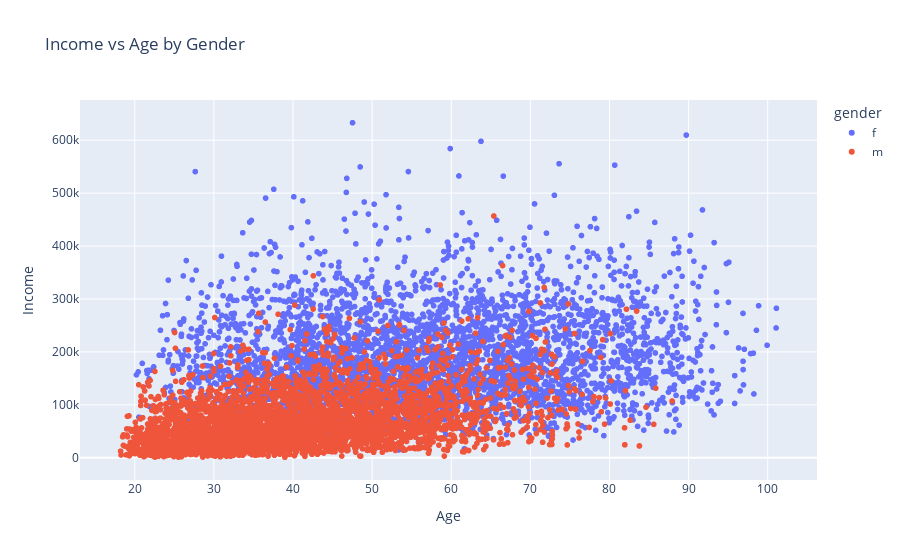
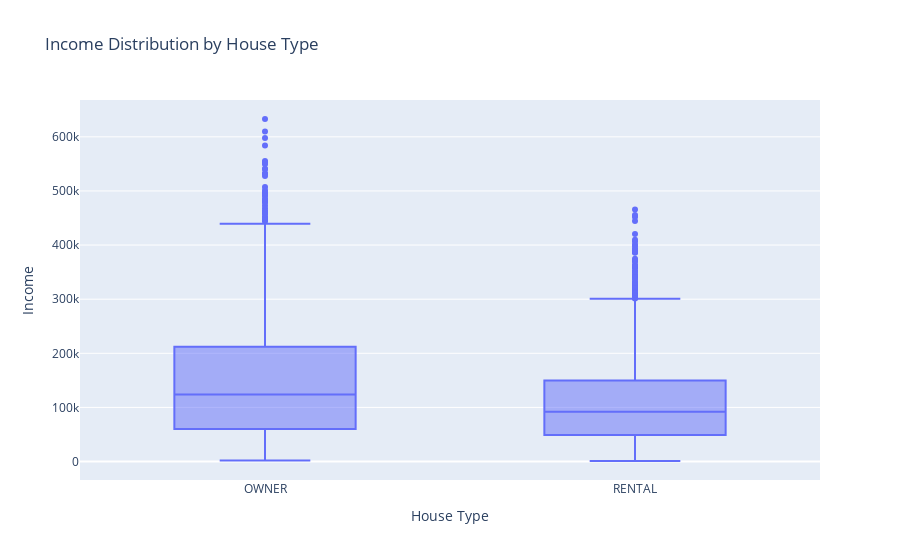
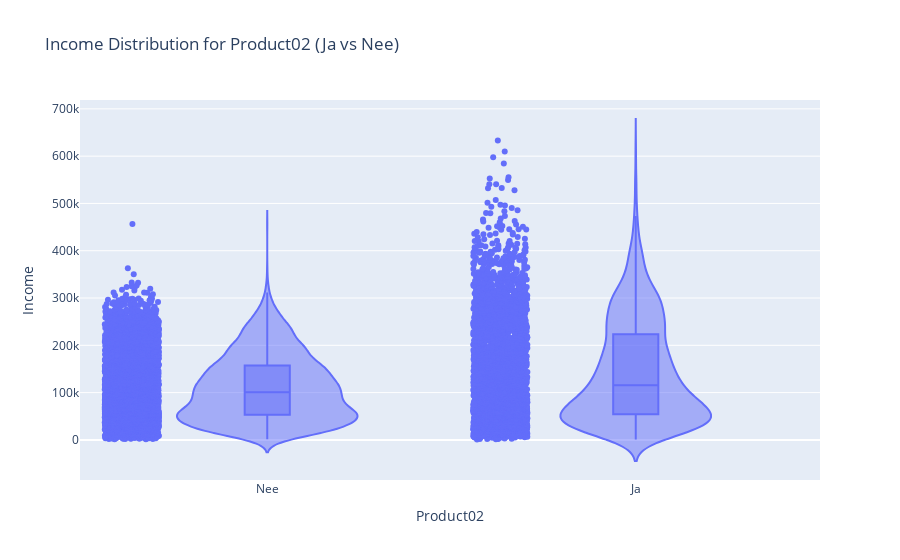
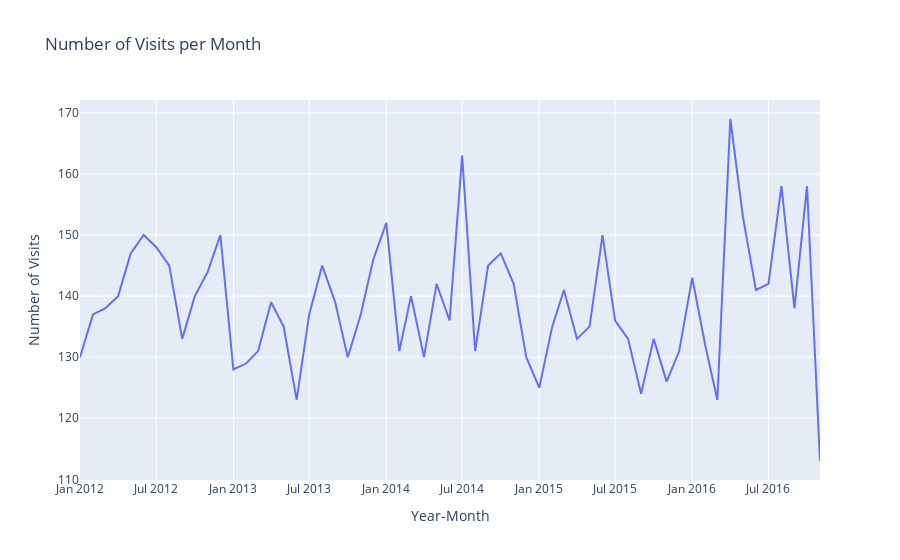

Write notebook code for charts like these, in order.
### Code cell
data_cleaned = train_data.dropna(subset=['age', 'income', 'gender', 'house_type', 'product02', 'lastVisit'])

# Income vs Age by Gender
fig_income_age_gender = px.scatter(data_cleaned, x='age', y='income', color='gender', title='Income vs Age by Gender',
                                   labels={'age': 'Age', 'income': 'Income'}, hover_data=['house_type'])
fig_income_age_gender.show()

# Income Distribution by House Type
fig_income_house = px.box(data_cleaned, x='house_type', y='income', title='Income Distribution by House Type', 
                          labels={'house_type': 'House Type', 'income': 'Income'})
fig_income_house.show()

# Product02 vs Income
fig_product_income = px.violin(data_cleaned, x='product02', y='income', title='Income Distribution for Product02 (Ja vs Nee)', 
                               box=True, points="all", labels={'product02': 'Product02', 'income': 'Income'})
fig_product_income.show()

# Time Series Analysis: Number of visits per month
# Extract year and month from lastVisit
data_cleaned["lastVisit"] = pd.to_datetime(data_cleaned["lastVisit"], errors="coerce")
data_cleaned['visit_year_month'] = data_cleaned['lastVisit'].dt.to_period('M')

# Count the number of visits per month
visits_per_month_cleaned = data_cleaned['visit_year_month'].value_counts().sort_index()

# Reset index for plotting
visits_per_month_df = visits_per_month_cleaned.reset_index()
visits_per_month_df.columns = ['Year-Month', 'Number of Visits']

# Convert 'Year-Month' to string for Plotly compatibility
visits_per_month_df['Year-Month'] = visits_per_month_df['Year-Month'].astype(str)

# Create the time series line chart
fig_visits_time_series = px.line(visits_per_month_df, x='Year-Month', y='Number of Visits',
                                 title='Number of Visits per Month',
                                 labels={'Year-Month': 'Year-Month', 'Number of Visits': 'Number of Visits'})

# Display the plot
fig_visits_time_series.show()

### Figure 1 — Plotly figure (JSON) as saved in the notebook; plotly's stock layout.template omitted (floating-point values rounded to 4 significant figures; data arrays with more than 128 entries replaced by an {"elided": "..."} marker saying what was removed)
{"data": [{"customdata": {"elided": "3818x1 str values"}, "hovertemplate": "gender=f<br>Age=%{x}<br>Income=%{y}<br>house_type=%{customdata[0]}<extra></extra>", "legendgroup": "f", "marker": {"color": "#636efa", "symbol": "circle"}, "mode": "markers", "name": "f", "showlegend": true, "type": "scattergl", "x": {"elided": "3818 float values"}, "xaxis": "x", "y": {"elided": "3818 float values"}, "yaxis": "y"}, {"customdata": {"elided": "4364x1 str values"}, "hovertemplate": "gender=m<br>Age=%{x}<br>Income=%{y}<br>house_type=%{customdata[0]}<extra></extra>", "legendgroup": "m", "marker": {"color": "#EF553B", "symbol": "circle"}, "mode": "markers", "name": "m", "showlegend": true, "type": "scattergl", "x": {"elided": "4364 float values"}, "xaxis": "x", "y": {"elided": "4364 float values"}, "yaxis": "y"}], "layout": {"legend": {"title": {"text": "gender"}, "tracegroupgap": 0}, "title": {"text": "Income vs Age by Gender"}, "xaxis": {"anchor": "y", "domain": [0, 1], "title": {"text": "Age"}}, "yaxis": {"anchor": "x", "domain": [0, 1], "title": {"text": "Income"}}}}

### Figure 2 — Plotly figure (JSON) as saved in the notebook; plotly's stock layout.template omitted (floating-point values rounded to 4 significant figures; data arrays with more than 128 entries replaced by an {"elided": "..."} marker saying what was removed)
{"data": [{"alignmentgroup": "True", "hovertemplate": "House Type=%{x}<br>Income=%{y}<extra></extra>", "legendgroup": "", "marker": {"color": "#636efa"}, "name": "", "notched": false, "offsetgroup": "", "orientation": "v", "showlegend": false, "type": "box", "x": {"elided": "8182 str values"}, "x0": " ", "xaxis": "x", "y": {"elided": "8182 float values"}, "y0": " ", "yaxis": "y"}], "layout": {"boxmode": "group", "legend": {"tracegroupgap": 0}, "title": {"text": "Income Distribution by House Type"}, "xaxis": {"anchor": "y", "domain": [0, 1], "title": {"text": "House Type"}}, "yaxis": {"anchor": "x", "domain": [0, 1], "title": {"text": "Income"}}}}

### Figure 3 — Plotly figure (JSON) as saved in the notebook; plotly's stock layout.template omitted (floating-point values rounded to 4 significant figures; data arrays with more than 128 entries replaced by an {"elided": "..."} marker saying what was removed)
{"data": [{"alignmentgroup": "True", "box": {"visible": true}, "hovertemplate": "Product02=%{x}<br>Income=%{y}<extra></extra>", "legendgroup": "", "marker": {"color": "#636efa"}, "name": "", "offsetgroup": "", "orientation": "v", "points": "all", "scalegroup": "True", "showlegend": false, "type": "violin", "x": {"elided": "8182 str values"}, "x0": " ", "xaxis": "x", "y": {"elided": "8182 float values"}, "y0": " ", "yaxis": "y"}], "layout": {"legend": {"tracegroupgap": 0}, "title": {"text": "Income Distribution for Product02 (Ja vs Nee)"}, "violinmode": "group", "xaxis": {"anchor": "y", "domain": [0, 1], "title": {"text": "Product02"}}, "yaxis": {"anchor": "x", "domain": [0, 1], "title": {"text": "Income"}}}}

### Figure 4 — Plotly figure (JSON) as saved in the notebook; plotly's stock layout.template omitted (floating-point values rounded to 4 significant figures)
{"data": [{"hovertemplate": "Year-Month=%{x}<br>Number of Visits=%{y}<extra></extra>", "legendgroup": "", "line": {"color": "#636efa", "dash": "solid"}, "marker": {"symbol": "circle"}, "mode": "lines", "name": "", "orientation": "v", "showlegend": false, "type": "scatter", "x": ["2012-01", "2012-02", "2012-03", "2012-04", "2012-05", "2012-06", "2012-07", "2012-08", "2012-09", "2012-10", "2012-11", "2012-12", "2013-01", "2013-02", "2013-03", "2013-04", "2013-05", "2013-06", "2013-07", "2013-08", "2013-09", "2013-10", "2013-11", "2013-12", "2014-01", "2014-02", "2014-03", "2014-04", "2014-05", "2014-06", "2014-07", "2014-08", "2014-09", "2014-10", "2014-11", "2014-12", "2015-01", "2015-02", "2015-03", "2015-04", "2015-05", "2015-06", "2015-07", "2015-08", "2015-09", "2015-10", "2015-11", "2015-12", "2016-01", "2016-02", "2016-03", "2016-04", "2016-05", "2016-06", "2016-07", "2016-08", "2016-09", "2016-10", "2016-11"], "xaxis": "x", "y": [130, 137, 138, 140, 147, 150, 148, 145, 133, 140, 144, 150, 128, 129, 131, 139, 135, 123, 137, 145, 139, 130, 137, 146, 152, 131, 140, 130, 142, 136, 163, 131, 145, 147, 142, 130, 125, 135, 141, 133, 135, 150, 136, 133, 124, 133, 126, 131, 143, 132, 123, 169, 153, 141, 142, 158, 138, 158, 113], "yaxis": "y"}], "layout": {"legend": {"tracegroupgap": 0}, "title": {"text": "Number of Visits per Month"}, "xaxis": {"anchor": "y", "domain": [0, 1], "title": {"text": "Year-Month"}}, "yaxis": {"anchor": "x", "domain": [0, 1], "title": {"text": "Number of Visits"}}}}
